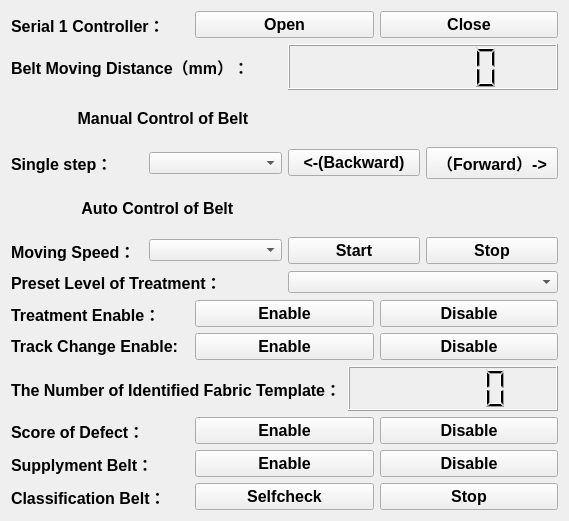
   <widget class="QWidget" name="verticalLayoutWidget_3">
    <property name="geometry">
     <rect>
      <x>10</x>
      <y>850</y>
      <width>569</width>
      <height>521</height>
     </rect>
    </property>
    <layout class="QVBoxLayout" name="verticalLayout_3">
     <item>
      <layout class="QHBoxLayout" name="horizontalLayout_20"/>
     </item>
     <item>
      <layout class="QHBoxLayout" name="horizontalLayout_5">
       <item>
        <widget class="QLabel" name="label_14">
         <property name="font">
          <font>
           <pointsize>12</pointsize>
           <weight>75</weight>
           <bold>true</bold>
          </font>
         </property>
         <property name="text">
          <string>Serial 1 Controller：</string>
         </property>
        </widget>
       </item>
       <item>
        <widget class="QPushButton" name="pushButton_4">
         <property name="font">
          <font>
           <pointsize>12</pointsize>
           <weight>75</weight>
           <bold>true</bold>
          </font>
         </property>
         <property name="text">
          <string>Open</string>
         </property>
        </widget>
       </item>
       <item>
        <widget class="QPushButton" name="pushButton_6">
         <property name="font">
          <font>
           <pointsize>12</pointsize>
           <weight>75</weight>
           <bold>true</bold>
          </font>
         </property>
         <property name="text">
          <string>Close</string>
         </property>
        </widget>
       </item>
      </layout>
     </item>
     <item>
      <layout class="QHBoxLayout" name="horizontalLayout_9">
       <item>
        <widget class="QLabel" name="label_10">
         <property name="sizePolicy">
          <sizepolicy hsizetype="Preferred" vsizetype="Preferred">
           <horstretch>0</horstretch>
           <verstretch>0</verstretch>
          </sizepolicy>
         </property>
         <property name="font">
          <font>
           <pointsize>12</pointsize>
           <weight>75</weight>
           <bold>true</bold>
          </font>
         </property>
         <property name="text">
          <string>Belt Moving Distance（mm）：</string>
         </property>
        </widget>
       </item>
       <item>
        <widget class="QLCDNumber" name="lcdNumber_3">
         <property name="sizePolicy">
          <sizepolicy hsizetype="Preferred" vsizetype="Preferred">
           <horstretch>0</horstretch>
           <verstretch>0</verstretch>
          </sizepolicy>
         </property>
         <property name="smallDecimalPoint">
          <bool>true</bool>
         </property>
         <property name="digitCount">
          <number>6</number>
         </property>
         <property name="mode">
          <enum>QLCDNumber::Dec</enum>
         </property>
        </widget>
       </item>
      </layout>
     </item>
     <item>
      <layout class="QHBoxLayout" name="horizontalLayout_14">
       <item>
        <widget class="QLabel" name="label_17">
         <property name="font">
          <font>
           <pointsize>12</pointsize>
           <weight>75</weight>
           <bold>true</bold>
          </font>
         </property>
         <property name="text">
          <string>               Manual Control of Belt</string>
         </property>
        </widget>
       </item>
      </layout>
     </item>
     <item>
      <layout class="QHBoxLayout" name="horizontalLayout_10">
       <item>
        <widget class="QLabel" name="label_13">
         <property name="font">
          <font>
           <pointsize>12</pointsize>
           <weight>75</weight>
           <bold>true</bold>
          </font>
         </property>
         <property name="text">
          <string>Single step：</string>
         </property>
        </widget>
       </item>
       <item>
        <widget class="QComboBox" name="comboBox">
         <item>
          <property name="text">
           <string/>
          </property>
         </item>
         <item>
          <property name="text">
           <string>0.01</string>
          </property>
         </item>
         <item>
          <property name="text">
           <string>0.1</string>
          </property>
         </item>
         <item>
          <property name="text">
           <string>1</string>
          </property>
         </item>
         <item>
          <property name="text">
           <string>10</string>
          </property>
         </item>
         <item>
          <property name="text">
           <string>100</string>
          </property>
         </item>
        </widget>
       </item>
       <item>
        <widget class="QPushButton" name="pushButton_7">
         <property name="font">
          <font>
           <pointsize>12</pointsize>
           <weight>75</weight>
           <bold>true</bold>
          </font>
         </property>
         <property name="text">
          <string>&lt;-(Backward)</string>
         </property>
        </widget>
       </item>
       <item>
        <widget class="QPushButton" name="pushButton_8">
         <property name="font">
          <font>
           <pointsize>12</pointsize>
           <weight>75</weight>
           <bold>true</bold>
          </font>
         </property>
         <property name="text">
          <string>（Forward）-&gt;</string>
         </property>
        </widget>
       </item>
      </layout>
     </item>
     <item>
      <layout class="QHBoxLayout" name="horizontalLayout_13">
       <item>
        <widget class="QLabel" name="label_16">
         <property name="font">
          <font>
           <pointsize>12</pointsize>
           <weight>75</weight>
           <bold>true</bold>
          </font>
         </property>
         <property name="text">
          <string>                Auto Control of Belt</string>
         </property>
        </widget>
       </item>
      </layout>
     </item>
     <item>
      <layout class="QHBoxLayout" name="horizontalLayout_15">
       <item>
        <widget class="QLabel" name="label_19">
         <property name="font">
          <font>
           <pointsize>12</pointsize>
           <weight>75</weight>
           <bold>true</bold>
          </font>
         </property>
         <property name="text">
          <string>Moving Speed：</string>
         </property>
        </widget>
       </item>
       <item>
        <widget class="QComboBox" name="comboBox_2">
         <item>
          <property name="text">
           <string/>
          </property>
         </item>
         <item>
          <property name="text">
           <string>Level 1</string>
          </property>
         </item>
         <item>
          <property name="text">
           <string>Level 2</string>
          </property>
         </item>
         <item>
          <property name="text">
           <string>Level 3</string>
          </property>
         </item>
         <item>
          <property name="text">
           <string>Level 4</string>
          </property>
         </item>
         <item>
          <property name="text">
           <string>Level 5</string>
          </property>
         </item>
        </widget>
       </item>
       <item>
        <widget class="QPushButton" name="pushButton_11">
         <property name="font">
          <font>
           <pointsize>12</pointsize>
           <weight>75</weight>
           <bold>true</bold>
          </font>
         </property>
         <property name="text">
          <string>Start</string>
         </property>
        </widget>
       </item>
       <item>
        <widget class="QPushButton" name="pushButton_12">
         <property name="font">
          <font>
           <pointsize>12</pointsize>
           <weight>75</weight>
           <bold>true</bold>
          </font>
         </property>
         <property name="text">
          <string>Stop</string>
         </property>
        </widget>
       </item>
      </layout>
     </item>
     <item>
      <layout class="QHBoxLayout" name="horizontalLayout_17">
       <item>
        <widget class="QLabel" name="label_20">
         <property name="font">
          <font>
           <pointsize>12</pointsize>
           <weight>75</weight>
           <bold>true</bold>
          </font>
         </property>
         <property name="text">
          <string>Preset Level of Treatment：</string>
         </property>
        </widget>
       </item>
       <item>
        <widget class="QComboBox" name="comboBox_3">
         <item>
          <property name="text">
           <string/>
          </property>
         </item>
         <item>
          <property name="text">
           <string>1</string>
          </property>
         </item>
         <item>
          <property name="text">
           <string>2</string>
          </property>
         </item>
         <item>
          <property name="text">
           <string>3</string>
          </property>
         </item>
         <item>
          <property name="text">
           <string>4</string>
          </property>
         </item>
         <item>
          <property name="text">
           <string>5</string>
          </property>
         </item>
         <item>
          <property name="text">
           <string>PS：与评分权重和接受阈值有关</string>
          </property>
         </item>
        </widget>
       </item>
      </layout>
     </item>
     <item>
      <layout class="QHBoxLayout" name="horizontalLayout_16">
       <item>
        <widget class="QLabel" name="label_18">
         <property name="font">
          <font>
           <pointsize>12</pointsize>
           <weight>75</weight>
           <bold>true</bold>
          </font>
         </property>
         <property name="text">
          <string>Treatment Enable：</string>
         </property>
        </widget>
       </item>
       <item>
        <widget class="QPushButton" name="pushButton_13">
         <property name="font">
          <font>
           <pointsize>12</pointsize>
           <weight>75</weight>
           <bold>true</bold>
          </font>
         </property>
         <property name="text">
          <string>Enable</string>
         </property>
        </widget>
       </item>
       <item>
        <widget class="QPushButton" name="pushButton_14">
         <property name="font">
          <font>
           <pointsize>12</pointsize>
           <weight>75</weight>
           <bold>true</bold>
          </font>
         </property>
         <property name="text">
          <string>Disable</string>
         </property>
        </widget>
       </item>
      </layout>
     </item>
     <item>
      <layout class="QHBoxLayout" name="horizontalLayout_19">
       <item>
        <widget class="QLabel" name="label_12">
         <property name="font">
          <font>
           <pointsize>12</pointsize>
           <weight>75</weight>
           <bold>true</bold>
          </font>
         </property>
         <property name="text">
          <string>Track Change Enable:</string>
         </property>
        </widget>
       </item>
       <item>
        <widget class="QPushButton" name="pushButton_17">
         <property name="font">
          <font>
           <pointsize>12</pointsize>
           <weight>75</weight>
           <bold>true</bold>
          </font>
         </property>
         <property name="text">
          <string>Enable</string>
         </property>
        </widget>
       </item>
       <item>
        <widget class="QPushButton" name="pushButton_18">
         <property name="font">
          <font>
           <pointsize>12</pointsize>
           <weight>75</weight>
           <bold>true</bold>
          </font>
         </property>
         <property name="text">
          <string>Disable</string>
         </property>
        </widget>
       </item>
      </layout>
     </item>
     <item>
      <layout class="QHBoxLayout" name="horizontalLayout_18">
       <item>
        <widget class="QLabel" name="label_24">
         <property name="font">
          <font>
           <pointsize>12</pointsize>
           <weight>75</weight>
           <bold>true</bold>
          </font>
         </property>
         <property name="text">
          <string>The Number of Identified Fabric Template：</string>
         </property>
        </widget>
       </item>
       <item>
        <widget class="QLCDNumber" name="lcdNumber_4"/>
       </item>
      </layout>
     </item>
     <item>
      <layout class="QHBoxLayout" name="horizontalLayout_12">
       <item>
        <widget class="QLabel" name="label_11">
         <property name="font">
          <font>
           <pointsize>12</pointsize>
           <weight>75</weight>
           <bold>true</bold>
          </font>
         </property>
         <property name="text">
          <string>Score of Defect：</string>
         </property>
        </widget>
       </item>
       <item>
        <widget class="QPushButton" name="pushButton_9">
         <property name="font">
          <font>
           <pointsize>12</pointsize>
           <weight>75</weight>
           <bold>true</bold>
          </font>
         </property>
         <property name="text">
          <string>Enable</string>
         </property>
        </widget>
       </item>
       <item>
        <widget class="QPushButton" name="pushButton_10">
         <property name="font">
          <font>
           <pointsize>12</pointsize>
           <weight>75</weight>
           <bold>true</bold>
          </font>
         </property>
         <property name="text">
          <string>Disable</string>
         </property>
        </widget>
       </item>
      </layout>
     </item>
     <item>
      <layout class="QHBoxLayout" name="horizontalLayout_11">
       <item>
        <widget class="QLabel" name="label_23">
         <property name="font">
          <font>
           <pointsize>12</pointsize>
           <weight>75</weight>
           <bold>true</bold>
          </font>
         </property>
         <property name="text">
          <string>Supplyment Belt：</string>
         </property>
        </widget>
       </item>
       <item>
        <widget class="QPushButton" name="pushButton_15">
         <property name="font">
          <font>
           <pointsize>12</pointsize>
           <weight>75</weight>
           <bold>true</bold>
          </font>
         </property>
         <property name="text">
          <string>Enable</string>
         </property>
        </widget>
       </item>
       <item>
        <widget class="QPushButton" name="pushButton_16">
         <property name="font">
          <font>
           <pointsize>12</pointsize>
           <weight>75</weight>
           <bold>true</bold>
          </font>
         </property>
         <property name="text">
          <string>Disable</string>
         </property>
        </widget>
       </item>
      </layout>
     </item>
     <item>
      <layout class="QHBoxLayout" name="horizontalLayout_21">
       <item>
        <layout class="QHBoxLayout" name="horizontalLayout_22">
         <item>
          <widget class="QLabel" name="label_25">
           <property name="font">
            <font>
             <pointsize>12</pointsize>
             <weight>75</weight>
             <bold>true</bold>
            </font>
           </property>
           <property name="text">
            <string>Classification Belt：</string>
           </property>
          </widget>
         </item>
         <item>
          <widget class="QPushButton" name="pushButton_19">
           <property name="font">
            <font>
             <pointsize>12</pointsize>
             <weight>75</weight>
             <bold>true</bold>
            </font>
           </property>
           <property name="text">
            <string>Selfcheck</string>
           </property>
          </widget>
         </item>
         <item>
          <widget class="QPushButton" name="pushButton_20">
           <property name="font">
            <font>
             <pointsize>12</pointsize>
             <weight>75</weight>
             <bold>true</bold>
            </font>
           </property>
           <property name="text">
            <string>Stop</string>
           </property>
          </widget>
         </item>
        </layout>
       </item>
      </layout>
     </item>
    </layout>
   </widget>
